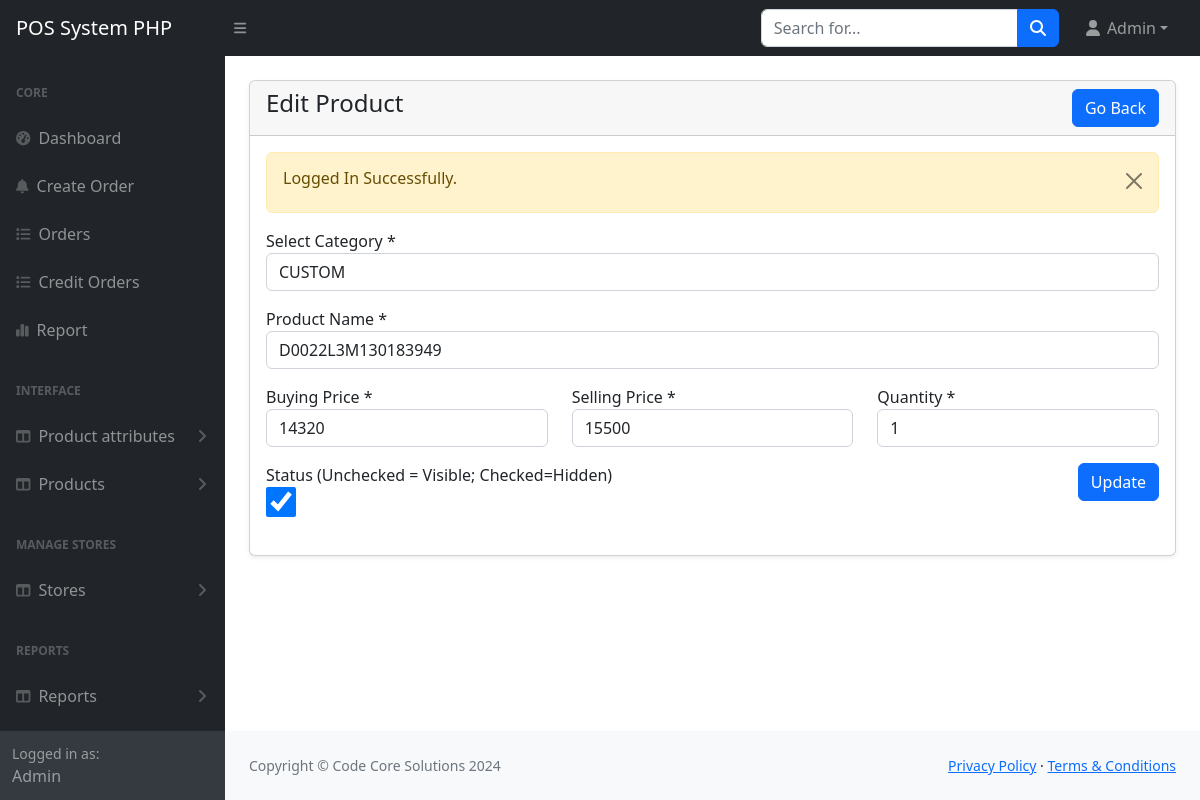
Page /main/admin/product-edit.php?id=70 (signed in) on the committed database.
### tables this page shows
CREATE TABLE `products` (
  `id` int(11) NOT NULL,
  `category_id` int(11) NOT NULL,
  `name` varchar(255) NOT NULL,
  `description` mediumtext DEFAULT NULL,
  `price` int(11) NOT NULL,
  `buying_price` int(11) NOT NULL DEFAULT 0,
  `quantity` int(11) NOT NULL,
  `image` varchar(255) DEFAULT NULL,
  `status` tinyint(4) NOT NULL DEFAULT 0 COMMENT '0=Visible; 1=Hidden',
  `exactdate` varchar(255) DEFAULT NULL,
  `created_at` timestamp NOT NULL DEFAULT current_timestamp(),
  `Brand` varchar(255) DEFAULT NULL,
  `Type` varchar(255) DEFAULT NULL
);

CREATE TABLE `categories` (
  `id` int(11) NOT NULL,
  `name` text NOT NULL,
  `brand_id` varchar(255) NOT NULL,
  `description` tinytext DEFAULT NULL,
  `status` int(11) NOT NULL DEFAULT 0 COMMENT '0=Visible; 1=Hidden'
);

### main/admin/product-edit.php (the view, shortened to what this page needs)
<?php
include('includes/header.php');
?>
<main>
    <div class="container-fluid px-4">
        <div class="card mt-4 shadow-sm">
            <div class="card-header">
                <h4 class="mb-0">Edit Product
                    <a href="products.php" class="btn btn-primary float-end">Go Back</a>
                </h4>
            </div>
            <div class="card-body">
                <form action="code.php" method="POST" enctype="multipart/form-data">
                    <?php
                    if (isset($_GET['id'])) {
                        if ($_GET['id'] != "") {
                            $productId = $_GET["id"];
                        } else {
                            echo '<h5>No id found!</h5>';
                            return false;
                        }
                    } else {
                        echo '<h5>No id given in params!</h5>';
                        return false;
                    }
                    $productInfo = getById("products", $productId);
                    if ($productInfo) {
                        if ($productInfo['status'] == 200) {
                    ?>
                            <div class="row">
                                <div class="col-md-12 mb-3">
                                    <label for="category_id">Select Category *</label>
                                    <select name="category_id" class="form-control" required>
                                        <?php
                                        $categories = getAll('categories');
                                        if (mysqli_num_rows($categories) > 0) {
                                            foreach ($categories as $item) :
                                        ?>
                                                <option value="<?= $item['id'] ?>" <?= $productInfo['data']['category_id'] == $item['id'] ? "selected" : ''; ?>><?= $item['name'] ?></option>
                                        <?php
                                            endforeach;
                                        }
                                        ?>
                                    </select>
                                </div>
                                <div class="col-md-12 mb-3">
                                    <label for="name">Product Name *</label>
                                    <input type="text" name="name" class="form-control" value="<?= $productInfo['data']['name']; ?>" required>
                                </div>
                                <div class="col-md-4 mb-3">
                                    <label for="price">Buying Price *</label>
                                    <input type="number" name="buyprice" class="form-control" value="<?= $productInfo['data']['buying_price']; ?>" >
                                </div>
                                <div class="col-md-4 mb-3">
                                    <label for="price">Selling Price *</label>
                                    <input type="number" name="price" class="form-control" value="<?= $productInfo['data']['price']; ?>" required>
                                </div>
                                <div class="col-md-4 mb-3">
                                    <label for="quantity">Quantity *</label>
                                    <input type="number" name="quantity" class="form-control" value="<?= $productInfo['data']['quantity']; ?>" required>
                                </div>
                                <div class="col-md-6 mb-3">
                                    <label for="status">Status (Unchecked = Visible; Checked=Hidden)</label>
                                    <br>
                                    <input type="checkbox" name="status" style="width: 30px; height:30px;" <?= $productInfo['data']['status'] == true ? "checked" : ""; ?>>
                                </div>
                                <div class="col-md-6 mb-3 text-end">
                                    <button type="submit" name="updateProduct" class="btn btn-primary">Update</button>
                                </div>
                            </div>
                    <?php
                        } else {
                            echo '<h5>' . $productInfo['message'] . '</h5>';
                        }
                    } else {
                        echo '<h5>Something went wrong!</h5>';
                        return false;
                    }
                    ?>
                </form>
            </div>
        </div>
    </div>
</main>
<?php
include('includes/footer.php');
?>

### main/admin/assets/js/DataTables/datatables.css (style rules this page uses)
:root { --dt-row-selected: 13, 110, 253; --dt-row-selected-text: 255, 255, 255; --dt-row-selected-link: 9, 10, 11; --dt-row-stripe: 0, 0, 0; --dt-row-hover: 0, 0, 0; --dt-column-ordering: 0, 0, 0; --dt-html-background: white; }

### rows in the picture
products: category_id "CUSTOM", name "D0022L3M130183949", buyprice "14320", price "15500", quantity "1", status "☑"

### other values in the picture
$_SESSION['loggedInUser']['name'] "Admin"
$_SESSION['status'] "Logged In Successfully."
